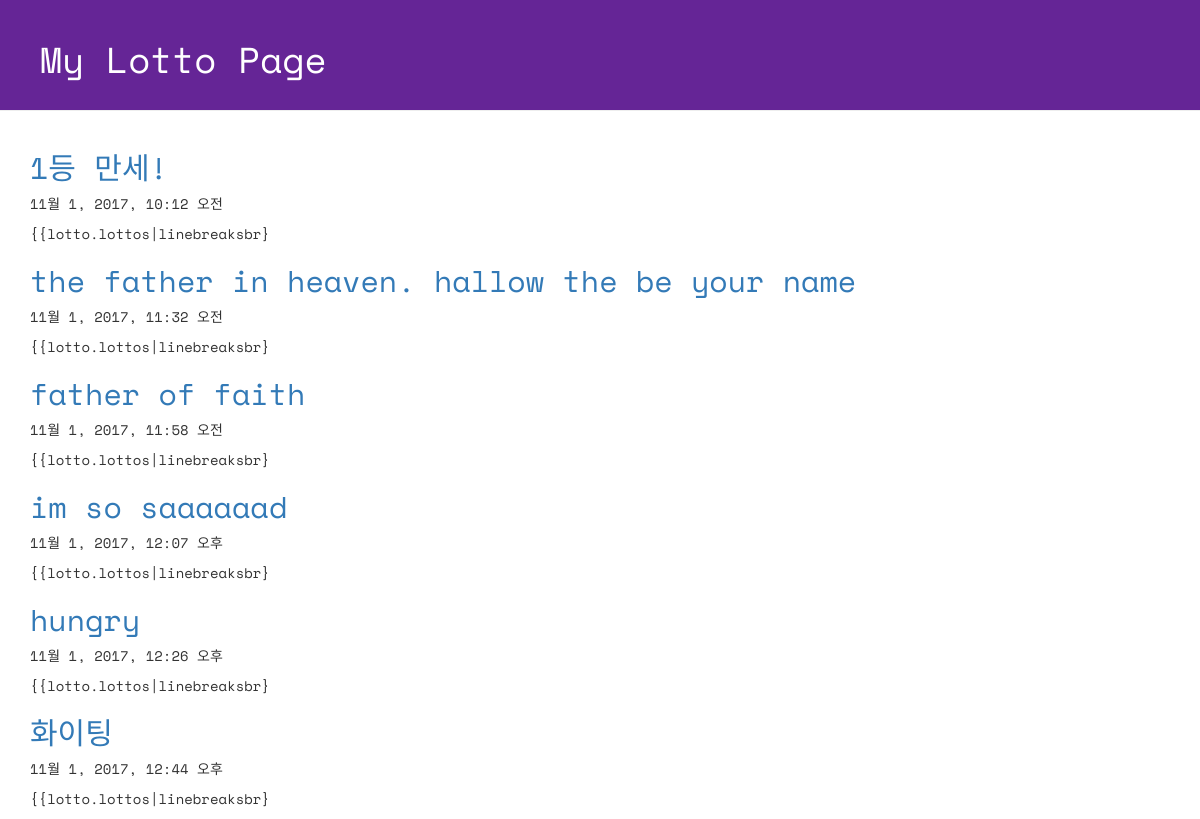
Page /lotto/ on the committed database.
### lotto/models.py (models this page shows, shortened)
class GuessNumbers(models.Model):
    name = models.CharField(max_length = 24)
    lottos = models.CharField(max_length = 255, default = '[1,2,3,4,5,6]')
    text = models.CharField(max_length = 255)
    num_lotto = models.IntegerField(default = 5)
    update_date = models.DateTimeField()

### lotto/views.py (the view)
# urls.py: url(r'^lotto/$', views.index, name='lotto'),
def index(request):
    lottos = GuessNumbers.objects.all()
    return render(request, "lotto/default.html", {"lottos": lottos})

### lotto/templates/lotto/default.html (shortened to what this page needs)
<!DOCTYPE html>
{% load staticfiles %}
<html lang="ko">
<head>
  <link rel="stylesheet" href="//maxcdn.bootstrapcdn.com/bootstrap/3.2.0/css/bootstrap.min.css">
  <link rel="stylesheet" href="//maxcdn.bootstrapcdn.com/bootstrap/3.2.0/css/bootstrap-theme.min.css">
  <link rel="stylesheet" href="{% static 'css/lotto.css'%}">
</head>
<body>
  <div class="page-header">
  <h1>My Lotto Page</h1>
  </div>
  <div class="container lotto">
    {% for lotto in lottos %}
    <h2><a href="{% url 'detail' lottokey=lotto.pk %}">{{lotto.text}}</a></h2>
    <p> {{lotto.update_date}}</p>
    <p> {{lotto.lottos|linebreaksbr} </p>
    {% endfor %}
  </div>
</body>
</html>

### lotto/static/css/lotto.css (style rules this page uses)
.page-header { background-color: #652596; margin-top: 0; padding: 20px 20px 20px 40px; font-family: 'Space Mono', monospace; }
.page-header h1 { color: #FFFFFF; }
.container { font-family: 'Space Mono', monospace; }
.container h2 { color: #b9f442; }

### rows in the picture
GuessNumbers: text "1등 만세!", update_date "11월 1, 2017, 10:12 오전"
GuessNumbers: text "the father in heaven. hallow the be your name", update_date "11월 1, 2017, 11:32 오전"
GuessNumbers: text "father of faith", update_date "11월 1, 2017, 11:58 오전"
GuessNumbers: text "im so saaaaaad", update_date "11월 1, 2017, 12:07 오후"
GuessNumbers: text "hungry", update_date "11월 1, 2017, 12:26 오후"
GuessNumbers: text "화이팅", update_date "11월 1, 2017, 12:44 오후"
